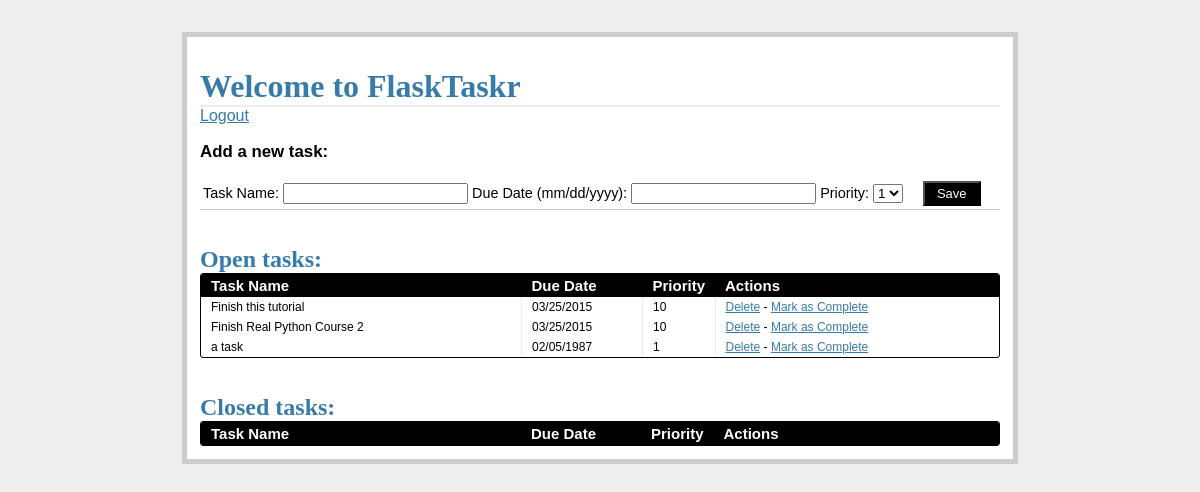
The page /tasks/ (signed in) on the database as committed earlier.
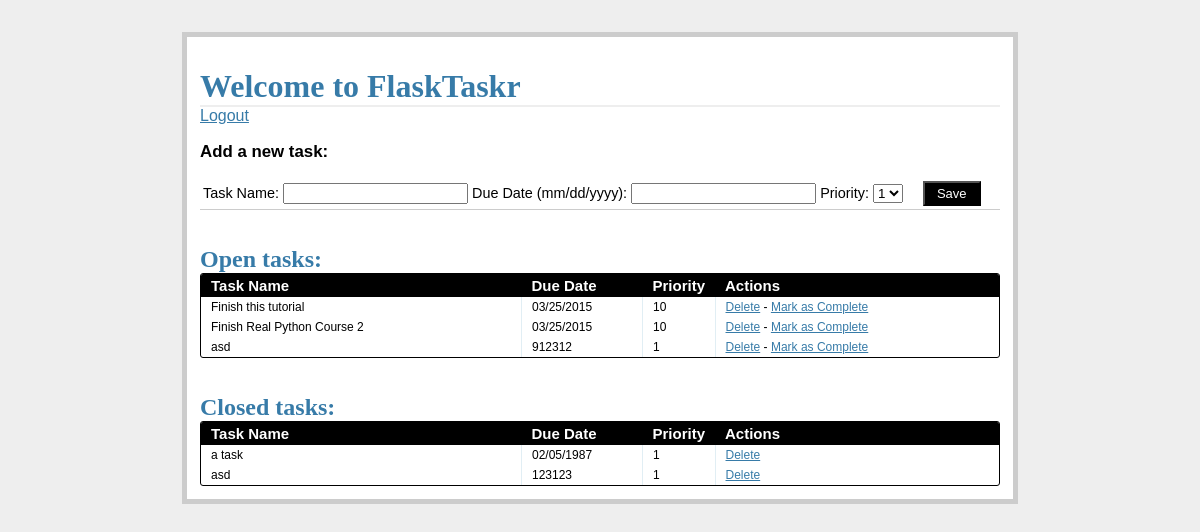
The same page on the database as committed later.
### tables this page shows
CREATE TABLE tasks(task_id INTEGER PRIMARY KEY AUTOINCREMENT,
    name TEXT NOT NULL, due_date TEXT NOT NULL, priority INTEGER NOT NULL,
    status INTEGER NOT NULL);

### views.py (the view)
@app.route('/tasks/')
@login_required
def tasks():
    g.db = connect_db()
    cur = g.db.execute(
        'select name, due_date, priority, task_id from tasks where status=1'
    )
    open_tasks = [
        dict(name=row[0], due_date=row[1], priority=row[2],
            task_id=row[3]) for row in cur.fetchall()
    ]
    cur = g.db.execute(
        'select name, due_date, priority, task_id from tasks where status=0'
    )
    closed_tasks = [
        dict(name=row[0], due_date=row[1], priority=row[2],
            task_id=row[3]) for row in cur.fetchall()
    ]
    g.db.close()
    return render_template(
        'tasks.html',
        form=AddTaskForm(request.form),
        open_tasks=open_tasks,
        closed_tasks=closed_tasks
    )

### forms.py
class AddTaskForm(Form):
    task_id = IntegerField()
    name = StringField('Task Name', validators=[DataRequired()])
    due_date = DateField(
        'Date Due (mm/dd/yyyy)',
        validators=[DataRequired()], format='%m/%d/%Y'
    )
    priority = SelectField(
        'Priority',
        validators=[DataRequired()],
        choices=[
            ('1', '1'), ('2', '2'), ('3', '3'), ('4', '4'), ('5', '5'),
            ('6', '6'), ('7', '7'), ('8', '8'), ('9', '9'), ('10', '10'),
        ]
    )
    status = IntegerField('Status')

### views.py (called while the page is built)
def connect_db():
    return sqlite3.connect(app.config['DATABASE_PATH'])

def login_required(test):
    @wraps(test)
    def wrap(*args, **kwargs):
        if 'logged_in' in session:
            return test(*args, **kwargs)
        else:
            flash('You need to login first.')
        return redirect(url_for('login'))
    return wrap

### templates/tasks.html (shortened to what this page needs)
{% extends "_base.html" %}
{% block content %}
<h1>Welcome to FlaskTaskr</h1>
<a href="/logout">Logout</a>
<div class="add-task">
  <h3>Add a new task:</h3>
  <table>
    <tr>
      <form action="{{ url_for('new_task') }}" method="post">
        <td>
          <label>Task Name:</label>
          <input name="name" type="text">
        </td>
        <td>
        <label>Due Date (mm/dd/yyyy):</label>
        <input type="text" name="due_date" width="120px">
      </td>
      <td><label>Priority:</label>
        <select name="priority" width="100px">
          {% for i in range(1, 10) %}
          <option value="{{ i }}">{{ i }}</option>
          {% endfor %}
        </select>
      </td>
      <td>
        <input class="button" type="submit" value="Save">
      </td>
      </form>
    </tr>
  </table>
</div>
<div class="entries">
  <br>
  <br>
  <h2>Open tasks:</h2>
  <div class="datagrid">
    <table>
      <thead>
        <tr>
          <th width="300px"><strong>Task Name</strong></th>
          <th width="100px"><strong>Due Date</strong></th>
          <th width="50px"><strong>Priority</strong></th>
          <th><strong>Actions</strong></th>
        </tr>
      </thead>
      {% for task in open_tasks %}
        <tr>
          <td width="300px">{{ task.name }}</td>
          <td width="100px">{{ task.due_date }}</td>
          <td width="50px">{{ task.priority }}</td>
          <td>
            <a href="{{ url_for('delete_entry', task_id = task.task_id) }}">Delete</a> -
            <a href="{{ url_for('complete', task_id = task.task_id) }}">Mark as Complete</a>
          </td>
        </tr>
        {% endfor %}
    </table>
  </div>
  <br>
  <br>
</div>
<div class="entries">
  <h2>Closed tasks:</h2>
  <div class="datagrid">
    <table>
      <thead>
        <tr>
          <th width="300px"><strong>Task Name</strong></th>
          <th width="100px"><strong>Due Date</strong></th>
          <th width="50px"><strong>Priority</strong></th>
          <th><strong>Actions</strong></th>
        </tr>
      </thead>
      {% for task in closed_tasks %}
        <tr>
          <td width="300px">{{ task.name }}</td>
          <td width="100px">{{ task.due_date }}</td>
          <td width="50px">{{ task.priority }}</td>
          <td>
            <a href="{{url_for('delete_entry', task_id = task.task_id) }}">Delete</a>
          </td>
        </tr>
        {% endfor %}
    </table>
  </div>
</div>
{% endblock %}

### templates/_base.html (shortened to what this page needs)
<!DOCTYPE html>
<html>
<head>
    <link rel="stylesheet" href="{{ url_for('static',
filename='css/main.css') }}"> </head>
<body>
    <div class="page">
         <br> {% block content %} {% endblock %}
    </div>
</body>
</html>

### static/css/main.css (style rules this page uses)
body { font-family: sans-serif; background: #eee; }
a,h1,h2 { color: #377BA8; }
h1,h2 { font-family: 'Georgia', serif; margin: 0; }
h1 { border-bottom: 2px solid #eee; }
h2 { font-size: 1.5em; }
.page { margin: 2em auto; width: 50em; border: 5px solid #ccc; padding: 0.8em; background: white; }
.entries { list-style: none; margin: 0; padding: 0; }
.add-task { font-size: 0.9em; border-bottom: 1px solid #ccc; }
.datagrid table { border-collapse: collapse; text-align: left; width: 100%; }
.datagrid { background: #fff; overflow: hidden; border: 1px solid #000000; border-radius: 3px; }
.datagrid table td, .datagrid table th { padding: 3px 10px; }
.datagrid table thead th { background-color:#000000; color:#FFFFFF; font-size: 15px; font-weight: bold; }
.datagrid table thead th:first-child { border: none; }
.datagrid table tbody td { color: #000000; border-left: 1px solid #E1EEF4; font-size: 12px; font-weight: normal; }
.datagrid table tbody td:first-child { border-left: none; }
.datagrid table tbody tr:last-child td { border-bottom: none; }
.button { background-color:#000; display:inline-block; color:#ffffff; font-size:13px; padding:3px 12px; margin: 0; text-decoration:none; position:relative; }

Rows that differ between the two databases and show on the page:
added tasks: name "asd", due_date "912312", priority "1", shown under "Open tasks:"
changed tasks "a task": moves from the list under "Open tasks:" to the list under "Closed tasks:"
added tasks: name "asd", due_date "123123", priority "1", shown under "Closed tasks:"
